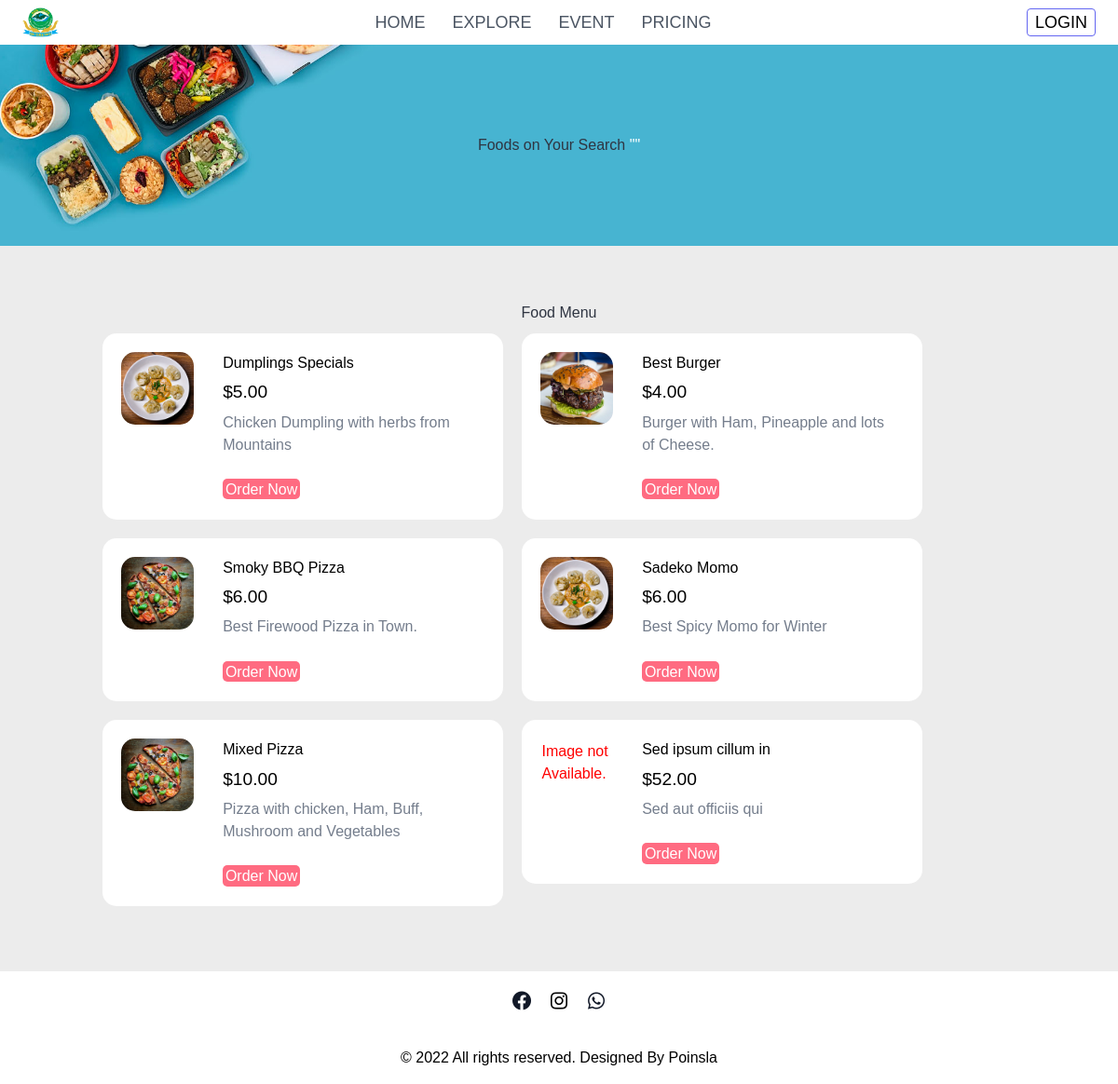
Before: /food-search.php with the older database file.
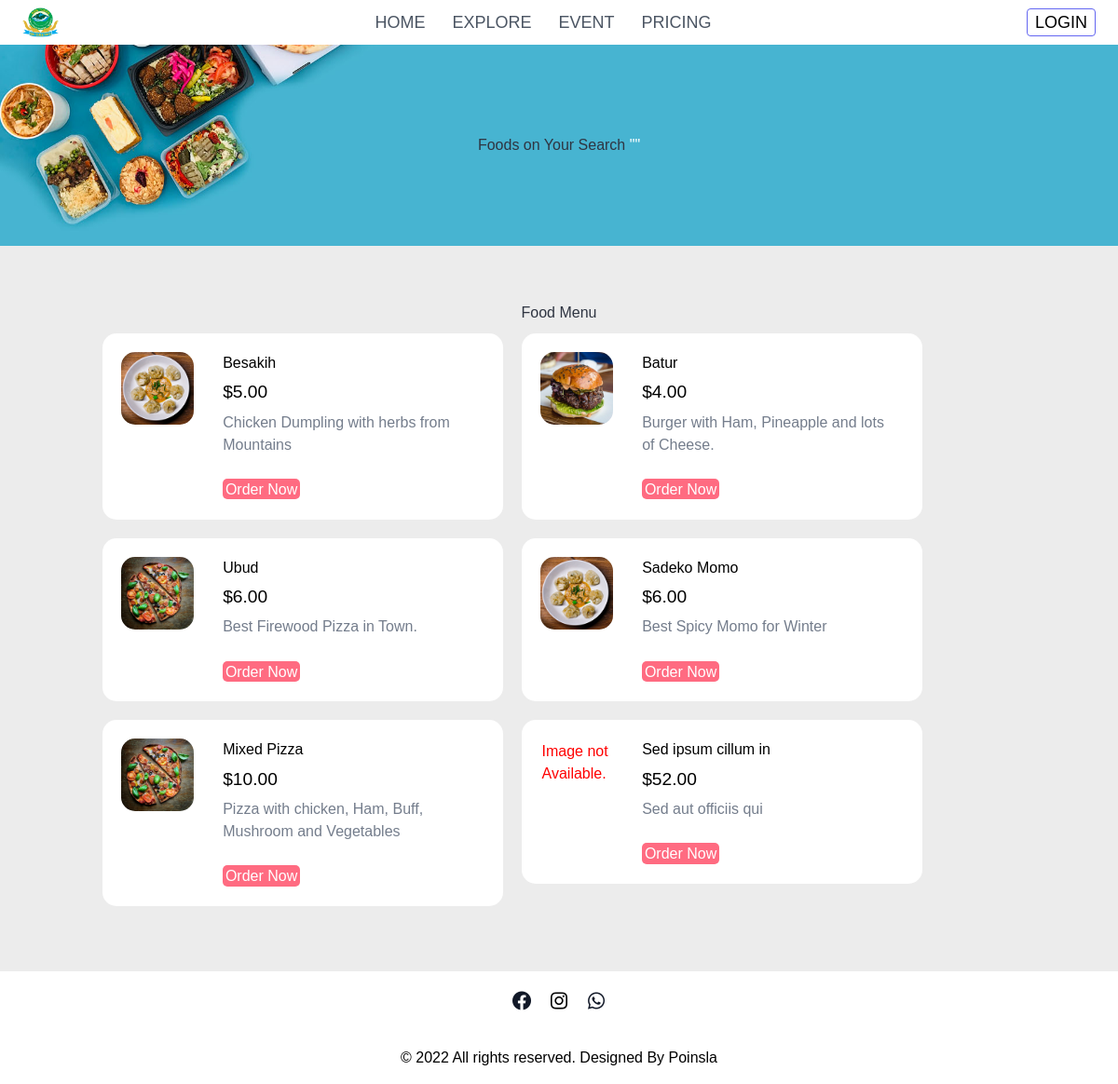
After: the same page with the newer database file.
### tables this page shows
CREATE TABLE `tbl_food` (
  `id` int(10) UNSIGNED NOT NULL,
  `category_id` int(10) UNSIGNED NOT NULL,
  `title` varchar(100) NOT NULL,
  `description` text NOT NULL,
  `price` decimal(10,2) NOT NULL,
  `image_name` varchar(255) NOT NULL,
  `featured` varchar(10) NOT NULL,
  `active` varchar(10) NOT NULL
);

### food-search.php (the view, shortened to what this page needs)
<?php include('partials-front/header.php'); ?>
<?php include('partials-front/navbar.php'); ?>
<section class="food-search text-center">
    <div class="container">
        <?php
        $search = mysqli_real_escape_string($conn, $_POST['search']);
        ?>
        <h2>Foods on Your Search <a href="#" class="text-white">"<?php echo $search; ?>"</a></h2>
    </div>
</section>
<section class="food-menu">
    <div class="container">
        <h2 class="text-center">Food Menu</h2>
        <?php
        $sql = "SELECT * FROM tbl_food WHERE title LIKE '%$search%' OR description LIKE '%$search%'";
        $res = mysqli_query($conn, $sql);
        $count = mysqli_num_rows($res);
        if ($count > 0) {
            while ($row = mysqli_fetch_assoc($res)) {
                $title = $row['title'];
                $price = $row['price'];
                $description = $row['description'];
                $image_name = $row['image_name'];
        ?>
                <div class="food-menu-box">
                    <div class="food-menu-img">
                        <?php
                        if ($image_name == "") {
                            echo "<div class='error'>Image not Available.</div>";
                        } else {
                        ?>
                            <img src="<?php echo SITEURL; ?>images/food/<?php echo $image_name; ?>" alt="Chicke Hawain Pizza" class="img-responsive img-curve">
                        <?php
                        }
                        ?>
                    </div>
                    <div class="food-menu-desc">
                        <h4><?php echo $title; ?></h4>
                        <p class="food-price">$<?php echo $price; ?></p>
                        <p class="food-detail">
                            <?php echo $description; ?>
                        </p>
                        <br>
                        <a href="#" class="btn btn-primary">Order Now</a>
                    </div>
                </div>
        <?php
            }
        } else {
            echo "<div class='error'>Food not found.</div>";
        }
        ?>
    </div>
</section>
<?php include('partials-front/footer.php'); ?>

### partials-front/header.php (shortened to what this page needs)
<!DOCTYPE html>
<html lang="en">
<head>
    <link rel="stylesheet" href="css/style.css">
    <link rel="stylesheet" href="<?= SITEURL; ?>assets/vendor/swiperjs/swiper-bundle.min.css">
    <link rel="stylesheet" href="<?= SITEURL; ?>assets/vendor/boxicons/css/boxicons.css">
    <link rel="stylesheet" href="<?= SITEURL; ?>assets/css/styles.css">
</head>
<body>

### partials-front/navbar.php (shortened to what this page needs)
<header>
    <nav class="w-full px-2 shadow border-gray-400">
        <div class="hidden md:flex justify-between max-w-6xl py-2 mx-auto items-center">
            <div class="text-lg">
                <a href="<?= SITEURL; ?>homepage.php" class="flex">
                    <img src="<?= SITEURL; ?>images/bbm-logo.png" alt="Logo BBM Tours" class="w-10 h-8">
                </a>
            </div>
            <div class="text-gray-600 text-center uppercase text-lg">
                <a href="<?= SITEURL; ?>homepage.php" class="mx-1 px-2 py-1 hover:bg-gray-200 rounded">Home</a>
                <a href="explore.html" class="mx-1 px-2 py-1 hover:bg-gray-200 rounded">Explore</a>
                <a href="" class="mx-1 px-2 py-1 hover:bg-gray-200 rounded">Event</a>
                <a href="" class="mx-1 px-2 py-1 hover:bg-gray-200 rounded">Pricing</a>
            </div>
            <div class="text-lg flex items-center">
                <div>
                    <?php if (!$_SESSION) { ?>
                        <a class="px-2 py-1 rounded hover:bg-indigo-300 border border-indigo-500" href="<?= SITEURL; ?>admin/">
                            LOGIN
                        </a>
                    <?php } else { ?>
                        <a href="<?= SITEURL; ?>admin/">
                            <img src="<?= SITEURL; ?>images/profile/<?= $_SESSION['image']; ?>" class="ml-2 w-8 rounded-full">
                        </a>
                    <?php } ?>
                </div>
            </div>
        </div>
    </nav>
</header>

### partials-front/footer.php (shortened to what this page needs)
<section class="flex justify-center">
    <div class="flex text-center py-4">
        <div>
            <a href="#"><i class="bx text-2xl bxl-facebook-circle text-gray-900 mx-2"></i></a>
        </div>
        <div>
            <a href="#"><i class="bx text-2xl mx-2 bxl-instagram"></i></a>
        </div>
        <div>
            <a href="#"><i class="bx text-2xl bxl-whatsapp text-gray-900 mx-2"></i></a>
        </div>
    </div>
</section>
<section class="flex justify-center pt-4 md:pb-4 pb-20">
    <div class="text-center">
        <p>&copy; <?= date('Y'); ?> All rights reserved. Designed By <a href="<?= SITEURL; ?>homepage.php">Poinsla</a></p>
    </div>
</section>
</body>
</html>

### css/style.css (style rules this page uses)
* { margin: 0 0; padding: 0 0; font-family: Arial, Helvetica, sans-serif; }
.container { width: 80%; margin: 0 auto; padding: 1%; }
.img-responsive { width: 100%; }
.img-curve { border-radius: 15px; }
.text-center { text-align: center; }
.text-white { color: white; }
a { color: #ff6b81; text-decoration: none; }
.btn { padding: 1%; border: none; font-size: 1rem; border-radius: 5px; }
.btn-primary { background-color: #ff6b81; color: white; cursor: pointer; }
h2 { color: #2f3542; font-size: 2rem; margin-bottom: 2%; }
.error { padding: 2%; color: red; }
.food-search { background-image: url(../images/bg.jpg); background-size: cover; background-repeat: no-repeat; background-position: center; padding: 7% 0; }
.food-menu { background-color: #ececec; padding: 4% 0; }
.food-menu-box { width: 43%; margin: 1%; padding: 2%; float: left; background-color: white; border-radius: 15px; }
.food-menu-img { width: 20%; float: left; }
.food-menu-desc { width: 70%; float: left; margin-left: 8%; }
.food-price { font-size: 1.2rem; margin: 2% 0; }
.food-detail { font-size: 1rem; color: #747d8c; }

### assets/css/styles.css (style rules this page uses)
*, *::before, *::after { box-sizing: border-box; }
:root { -moz-tab-size: 4; -o-tab-size: 4; tab-size: 4; }
html { line-height: 1.15; -webkit-text-size-adjust: 100%; }
body { margin: 0; }
body { font-family: system-ui, -apple-system, 'Segoe UI', Roboto, Helvetica, Arial, sans-serif, 'Apple Color Emoji', 'Segoe UI Emoji'; }
blockquote, dl, dd, h1, h2, h3, h4, h5, h6, hr, figure, p, pre { margin: 0; }
html { font-family: ui-sans-serif, system-ui, -apple-system, BlinkMacSystemFont, "Segoe UI", Roboto, "Helvetica Neue", Arial, "Noto Sans", sans-serif, "Apple Color Emoji", "Segoe UI Emoji", "Segoe UI Symbol", "Noto Color Emoji"; line-height: 1.5; }
body { font-family: inherit; line-height: inherit; }
img { border-style: solid; }
h1, h2, h3, h4, h5, h6 { font-size: inherit; font-weight: inherit; }
a { color: inherit; text-decoration: inherit; }
img, svg, video, canvas, audio, iframe, embed, object { display: block; vertical-align: middle; }
img, video { max-width: 100%; height: auto; }
* { --tw-shadow: 0 0 #0000; --tw-ring-inset: var(--tw-empty, ); --tw-ring-offset-width: 0px; --tw-ring-offset-color: #fff; --tw-ring-color: rgba(59, 130, 246, 0.5); --tw-ring-offset-shadow: 0 0 #0000; --tw-ring-shadow: 0 0 #0000; }
.mx-auto { margin-left: auto; margin-right: auto; }
.mx-1 { margin-left: 0.25rem; margin-right: 0.25rem; }
.mx-2 { margin-left: 0.5rem; margin-right: 0.5rem; }
.flex { display: flex; }
.hidden { display: none; }
.h-8 { height: 2rem; }
.w-full { width: 100%; }
.w-10 { width: 2.5rem; }
.max-w-6xl { max-width: 72rem; }
.items-center { align-items: center; }
.justify-center { justify-content: center; }
.justify-between { justify-content: space-between; }
.rounded { border-radius: 0.25rem; }
.border { border-width: 1px; }
.border-indigo-500 { --tw-border-opacity: 1; border-color: rgba(99, 102, 241, var(--tw-border-opacity)); }
.border-gray-400 { --tw-border-opacity: 1; border-color: rgba(156, 163, 175, var(--tw-border-opacity)); }
.py-2 { padding-top: 0.5rem; padding-bottom: 0.5rem; }
.px-2 { padding-left: 0.5rem; padding-right: 0.5rem; }
.py-1 { padding-top: 0.25rem; padding-bottom: 0.25rem; }
.py-4 { padding-top: 1rem; padding-bottom: 1rem; }
.pt-4 { padding-top: 1rem; }
.pb-20 { padding-bottom: 5rem; }
.text-center { text-align: center; }
.text-2xl { font-size: 1.5rem; line-height: 2rem; }
.text-lg { font-size: 1.125rem; line-height: 1.75rem; }
.uppercase { text-transform: uppercase; }
.text-gray-600 { --tw-text-opacity: 1; color: rgba(75, 85, 99, var(--tw-text-opacity)); }
.text-gray-900 { --tw-text-opacity: 1; color: rgba(17, 24, 39, var(--tw-text-opacity)); }
.text-white { --tw-text-opacity: 1; color: rgba(255, 255, 255, var(--tw-text-opacity)); }
.shadow { --tw-shadow: 0 1px 3px 0 rgba(0, 0, 0, 0.1), 0 1px 2px 0 rgba(0, 0, 0, 0.06); box-shadow: var(--tw-ring-offset-shadow, 0 0 #0000), var(--tw-ring-shadow, 0 0 #0000), var(--tw-shadow); }
.container { width: 100%; }
@media (min-width: 640px) { .container { max-width: 640px; } }
@media (min-width: 768px) { .container { max-width: 768px; } }
@media (min-width: 1024px) { .container { max-width: 1024px; } }
@media (min-width: 768px) { .md\:flex { display: flex; } }
@media (min-width: 768px) { .md\:pb-4 { padding-bottom: 1rem; } }

Changed rows visible on the page:
changed tbl_food "Chicken Dumpling with herbs from Mountains": title "Dumplings Specials" → "Besakih"
changed tbl_food "Burger with Ham, Pineapple and lots of Cheese.": title "Best Burger" → "Batur"
changed tbl_food "Best Firewood Pizza in Town.": title "Smoky BBQ Pizza" → "Ubud"
